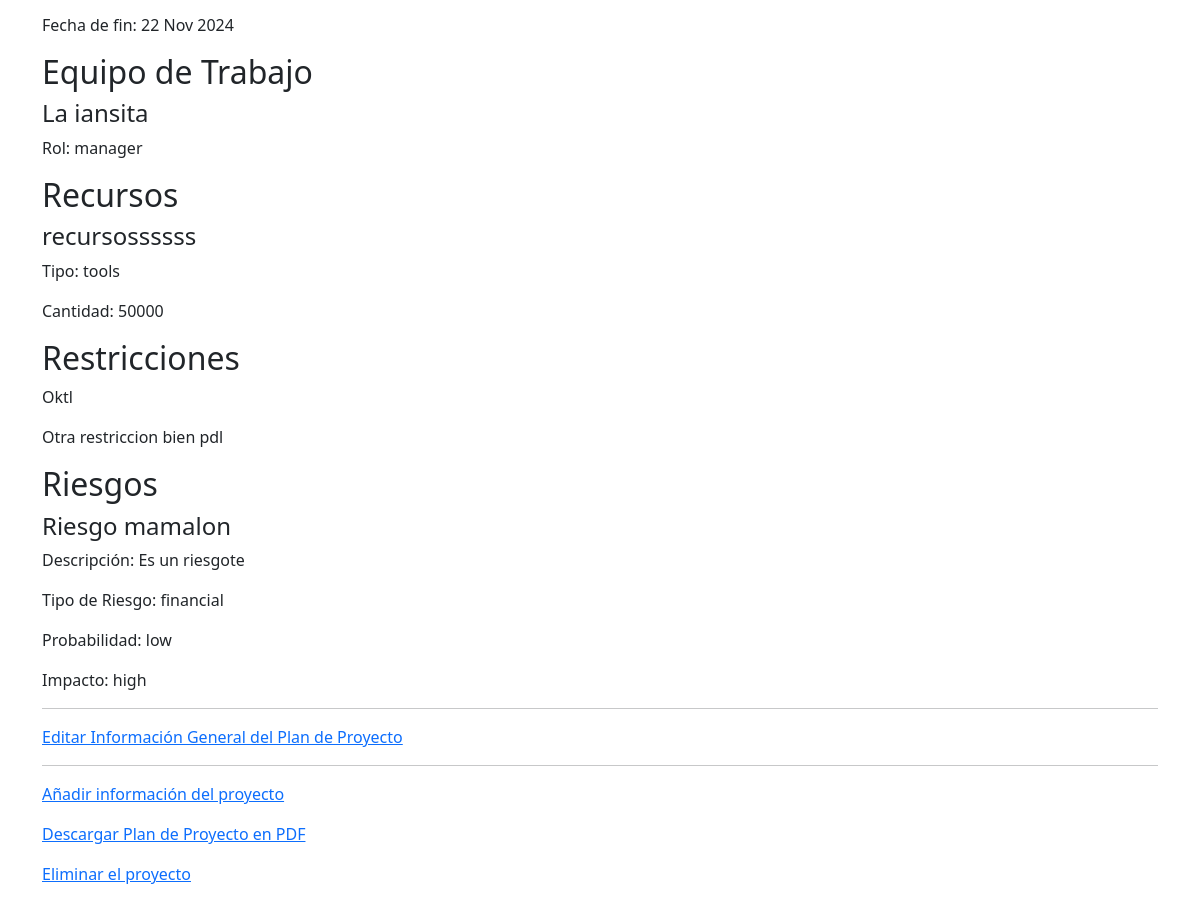
/project-plan/10/ (signed in, lower part), run on an earlier commit of the app's database.
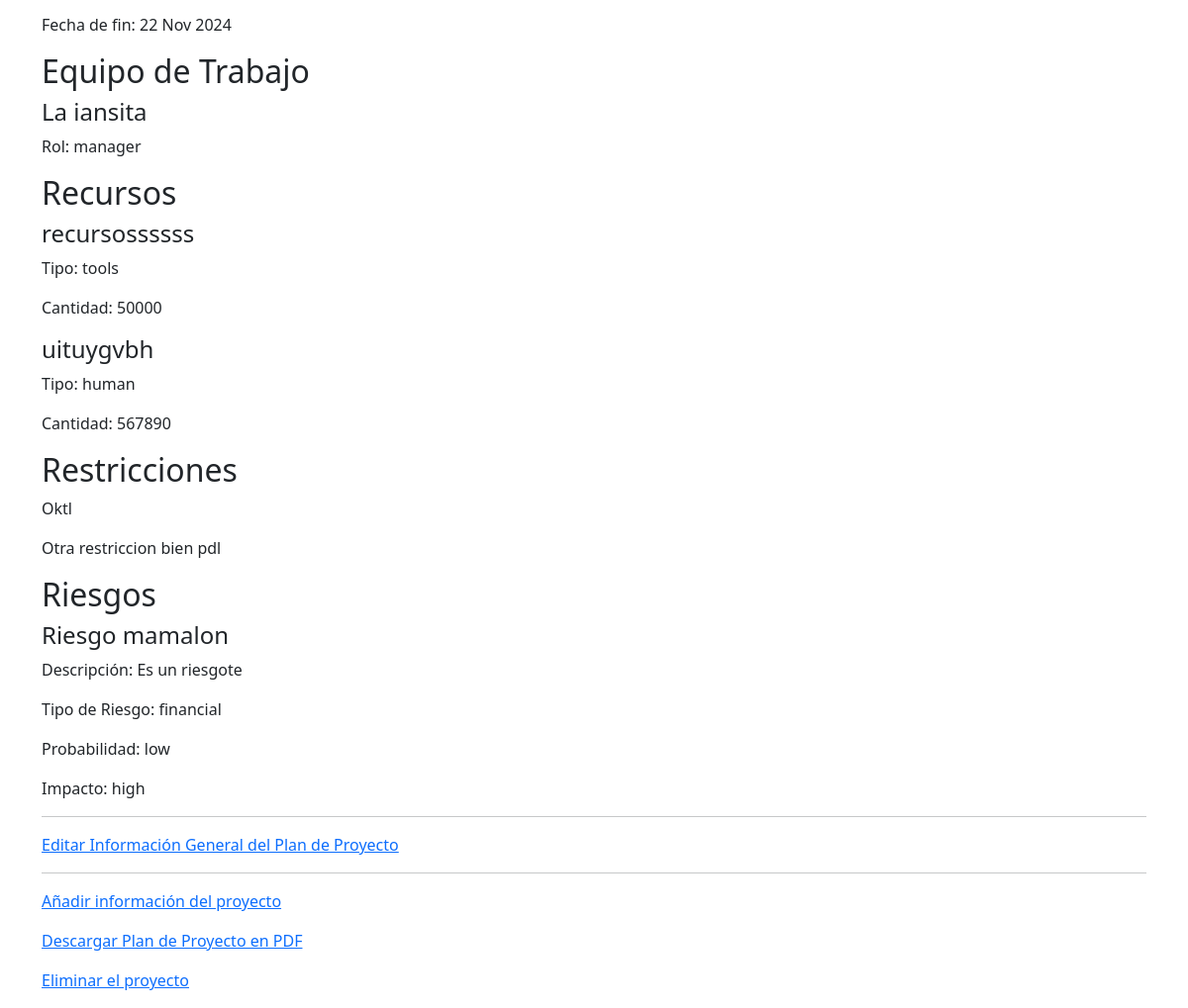
And on a later commit of the database.
### creadorAPP/models.py (models this page shows, shortened)
class Task(models.Model):
    project = models.ForeignKey(ProjectPlan, on_delete=models.CASCADE, related_name='tasks')
    name = models.CharField(max_length=255)
    description = models.CharField(
        max_length=255,
        blank=True,
        null=True,
    )
    estimated_duration = models.PositiveIntegerField(help_text="Duración estimada en horas")
    created_at = models.DateTimeField(auto_now_add=True)
    start_date = models.DateField(null=True, blank=True)  # Campo para la fecha de inicio
    end_date = models.DateField(null=True, blank=True)    # Campo para la fecha de fin

class WorkTeamMember(models.Model):
    ROLE_CHOICES = [
         ('Gestor del proyecto', 'Gestor del proyecto'),
        ('Desarrollador', 'Desarrollador'),
        ('Analista', 'Analista'),
        ('QA Tester', 'QA Tester'),
        ('Otro', 'Otro'),
    ]
    project = models.ForeignKey(ProjectPlan, on_delete=models.CASCADE, related_name = 'team_members')
    name = models.CharField(max_length=200, verbose_name="Nombre del miembro del equipo")
    role = models.CharField(max_length=75, choices=ROLE_CHOICES, verbose_name="Rol del miembro del equipo")

class Resource(models.Model):
    RESOURCE_TYPE_CHOICES = [
    ('Recursos Humanos', 'Recursos Humanos'),
    ('Herramientas y Software', 'Herramientas y Software'),
    ('Infraestructura y Servicios', 'Infraestructura y Servicios'),
    ('Presupuesto', 'Presupuesto'),
    ('Documentación y Procedimientos', 'Documentación y Procedimientos'),
    ]
    project = models.ForeignKey(ProjectPlan, on_delete=models.CASCADE, related_name='resources')
    resource_type = models.CharField(max_length=30, choices=RESOURCE_TYPE_CHOICES, verbose_name="Tipo de Recurso")
    name = models.CharField(max_length=255, verbose_name="Nombre del Recurso")
    description = models.TextField(blank=True, null=True, verbose_name="Descripción")
    quantity_estimated = models.PositiveIntegerField(blank=True, null=True, verbose_name="Cantidad Estimada")
    cost_estimated = models.DecimalField(max_digits=10, decimal_places=2, blank=True, null=True, verbose_name="Costo Estimado")
    created_at = models.DateTimeField(auto_now_add=True)

class Restriccion(models.Model):
    RISK_TYPES = [
       ('Técnico', 'Técnico'),
        ('Organizativo', 'Organizativo'),
        ('Financiero', 'Financiero'),
    ]
    proyecto = models.ForeignKey(ProjectPlan, on_delete=models.CASCADE, related_name='restricciones')
    descripcion = models.TextField(help_text="Descripción de la restricción.")
    tipo_riesgo = models.CharField(
        max_length=30,
        choices=RISK_TYPES,
        verbose_name="Tipo de Riesgo",
        null=True,
        blank=True,
        help_text="Tipo de riesgo asociado con esta restricción."
    )
    fecha_creacion = models.DateTimeField(auto_now_add=True)

class ProjectRisks(models.Model):
    RISK_TYPES = [
        ('Técnico', 'Técnico'),
        ('Organizativo', 'Organizativo'),
        ('Financiero', 'Financiero'),
    ]
    MITIGATION_STRATEGIES = [
        ('Evitar', 'Evitar'),
        ('Aceptar', 'Aceptar'),
        ('Transferir', 'Transferir'),
        ('Controlar', 'Controlar'),
    ]
    project_plan = models.ForeignKey(ProjectPlan, on_delete=models.CASCADE, related_name='risks')
    risk_identifier = models.CharField(max_length=50, unique=True)
    description = models.TextField()
    risk_type = models.CharField(max_length=30, choices=RISK_TYPES)
    identification_date = models.DateField(auto_now_add=True)
    probability = models.CharField(max_length=30, choices=[
        ('Baja', 'Baja'),
        ('Media', 'Media'),
        ('Alta', 'Alta'),
    ])
    severity_level = models.CharField(max_length=30, choices=[
        ('Bajo', 'Bajo'),
        ('Medio', 'Medio'),
        ('Alto', 'Alto'),
    ])
    mitigation_strategy = models.CharField(max_length=30, choices=MITIGATION_STRATEGIES)

### creadorAPP/views.py (the view)
# urls.py: path('project-plan/<int:project_id>/', views.view_project_plan, name='view_project_plan'),
@login_required
def view_project_plan(request, project_id):
    project_plan = get_object_or_404(ProjectPlan, id=project_id)
    ambito = AmbitoProyecto.objects.filter(project_id=project_id)
    tasks = Task.objects.filter(project_id=project_id)
    team = WorkTeamMember.objects.filter(project_id=project_id)
    resources = Resource.objects.filter(project_id=project_id)
    restrictions = Restriccion.objects.filter(proyecto_id=project_id)
    risks = ProjectRisks.objects.filter(project_plan_id=project_id)
    context = {
        'project_plan': project_plan,
        'ambito': ambito,
        'tasks': tasks,
        'team': team,
        'resources': resources,
        'restrictions': restrictions,
        'risks': risks,
        'project_id': project_id,
    }
    return render(request, 'projects/view_project_plan.html', context)

### creadorAPP/templates/projects/view_project_plan.html (shortened to what this page needs)
{% extends 'base.html' %}
{% block content %}
<body>
    {% if project_plan %}
        {% for task in tasks %}
            <p>Fecha de fin: {{ task.end_date|date:"d M Y" }}</p>
        {% empty %}
            <p>No hay tareas definidas para este proyecto.</p>
        {% endfor %}
        <h2>Equipo de Trabajo</h2>
        {% for member in team %}
            <h4>{{ member.name }}</h4>
            <p>Rol: {{ member.role }}</p>
        {% empty %}
            <p>No hay miembros asignados al equipo de trabajo.</p>
        {% endfor %}
        <h2>Recursos</h2>
        {% for resource in resources %}
            <h4>{{ resource.name }}</h4>
            <p>Tipo: {{ resource.resource_type }}</p>
            <p>Cantidad: {{ resource.quantity_estimated }}</p>
        {% empty %}
            <p>No hay recursos asignados a este proyecto.</p>
        {% endfor %}
        <h2>Restricciones</h2>
        {% for restriction in restrictions %}
            <p>{{ restriction.descripcion }}</p>
        {% empty %}
            <p>No hay restricciones definidas para este proyecto.</p>
        {% endfor %}
        <h2>Riesgos</h2>
        {% for risk in risks %}
            <h4>{{ risk.risk_identifier }}</h4>
            <p>Descripción: {{ risk.description }}</p>
            <p>Tipo de Riesgo: {{ risk.risk_type }}</p>
            <p>Probabilidad: {{ risk.probability }}</p>
            <p>Impacto: {{ risk.severity_level }}</p>
        {% empty %}
            <p>No hay riesgos definidos para este proyecto.</p>
        {% endfor %}
        <hr>
        <p><a href="{% url 'edit_project_plan' project_id %}">Editar Información General del Plan de Proyecto</a></p>
        <hr>
        <p><a href="{% url 'indice' project_id %}">Añadir información del proyecto</a></p>
        <p><a href="{% url 'descargar_plan_completo' project_id %}" class="btn-download no-print">Descargar Plan de Proyecto en PDF</a></p>
        <p><a href="{% url 'delete_project_plan' project_id %}">Eliminar el proyecto</a></p>
    {% else %}
        <p>No se ha definido el plan de proyecto aún.</p>
    {% endif %}
</body>
{% endblock %}

What changed in the data, as far as the page shows it:
added Resource: name "uituygvbh", resource_type "human", quantity_estimated "567890"
